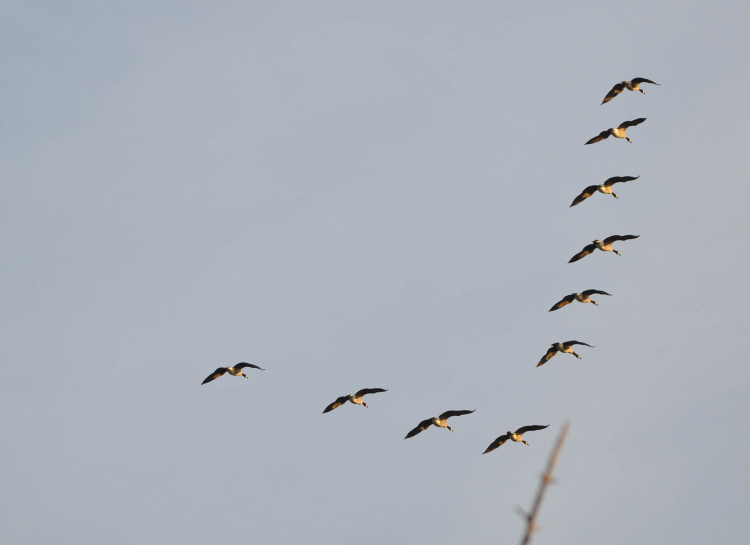
#> input picture template_matching/images/birds in the sky.jpg, 1500 x 1089 px, found by its file name (shown at 1/2 size)
$ python threshold.py
#> lines starting #> are read from the running program, lines starting #| are printed output that depends on the picture; after the words box and inside, x2 and y2 are one past the last pixel; in counts of white or black regions, pixels touching at a corner belong together
import cv2
import numpy as np

img = cv2.resize(
    cv2.imread(r"C:\Users\KIRUBA\Documents\Auto-Annotation\template_matching\images\birds in the sky.jpg"),
    None,
    fx=0.4,
    fy=0.4,
)
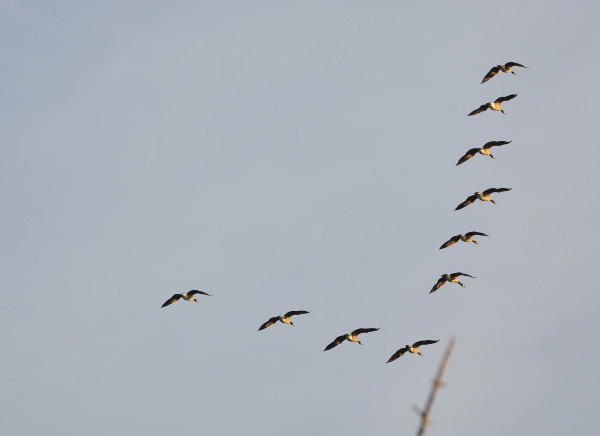
#> img: shape (436, 600, 3); mean B, G, R 187.5, 178.5, 171.5
gray_img = cv2.cvtColor(img, cv2.COLOR_BGR2GRAY)
ret, thresotsu = cv2.threshold(gray_img, 0, 255, cv2.THRESH_BINARY_INV + cv2.THRESH_OTSU)
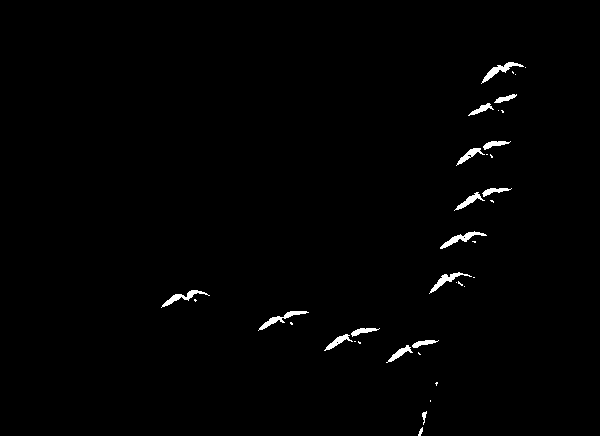
#> thresotsu: shape (436, 600); 0.97% white; 37 white regions (20 under 20 px), largest, box (x1, y1, x2, y2) and area: (481, 62, 524, 84) 233, (258, 311, 309, 331) 228, (440, 231, 487, 249) 227
#> ret = 114
canny = cv2.Canny(gray_img, 0, 255)
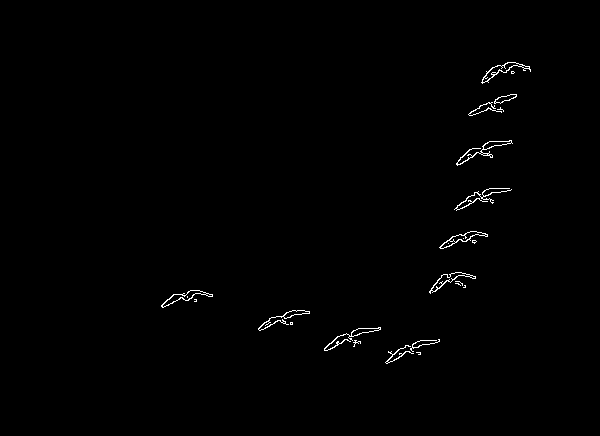
#> canny: shape (436, 600); 0.63% white in thin lines or dots, all inside (x1, y1, x2, y2) = (161, 62, 531, 364)


cv2.imshow("otsu", thresotsu)
cv2.imshow("bin", canny)
cv2.waitKey(0)
cv2.destroyAllWindows()
